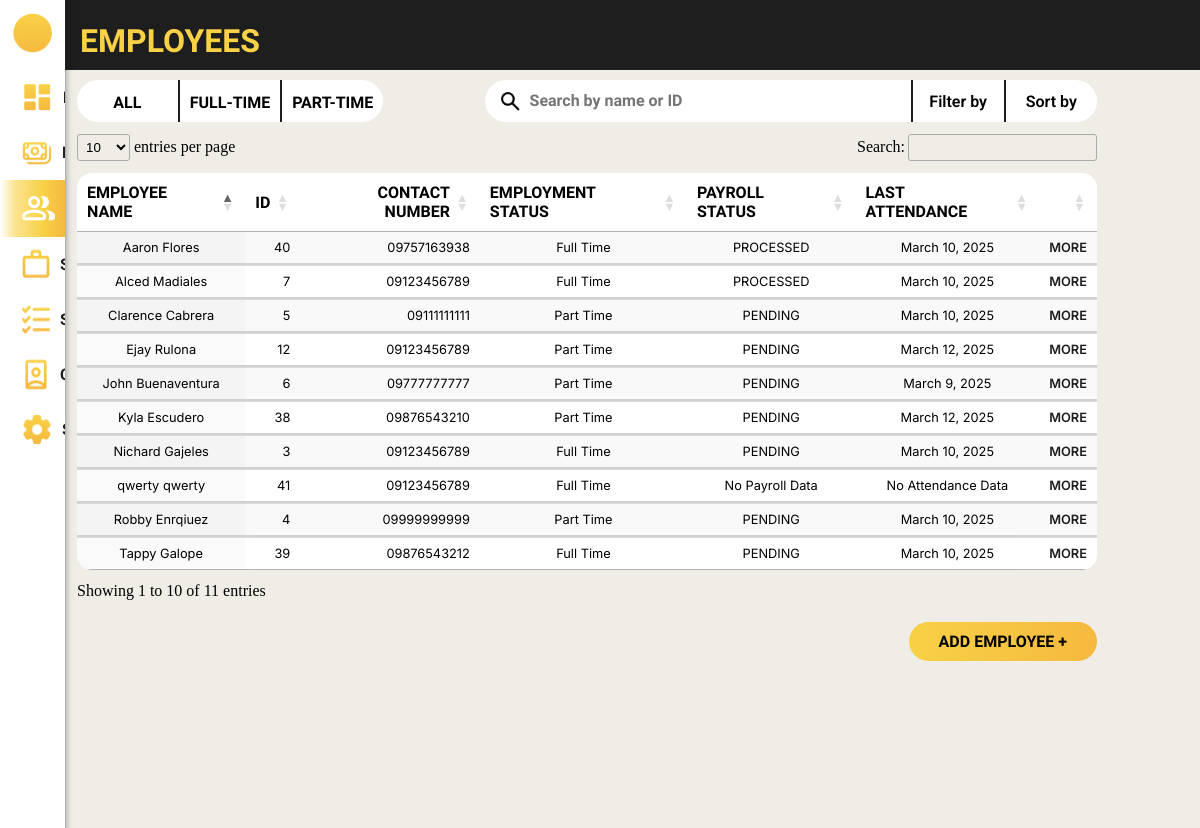
The page /payroll_system/employees/ (signed in) on the database its author committed.
### payroll_system/models.py (models this page shows, shortened)
class Employee(models.Model):
    class Gender(models.TextChoices):
        MALE = 'Male', _('Male')
        FEMALE = 'Female', _('Female')
        OTHERS = 'Others', _('Others')
    class HighestEducation(models.TextChoices):
        GRADESCHOOL = 'Grade School', _('Grade School')
        HIGHSCHOOL = 'High School', _('High School')
        BACHELORS_DEGREE = 'Bachelor\'s Degree', _('Bachelor\'s Degree')
        VOCATIONAL_EDUCATION = 'Vocational Education', _('Vocational Education')
        MASTERS_DEGREE = 'Master\'s Degree', _('Master\'s Degree')
    class EmployeeStatus(models.TextChoices):
        FULLTIME = 'Full Time', _('Full Time')
        PARTTIME = 'Part Time', _('Part Time')
    class ActiveStatus(models.TextChoices):
        ACTIVE = 'Active', _('Active')
        INACTIVE = 'Inactive', _('Inactive')
    employee_id = models.AutoField(primary_key=True)
    first_name = models.CharField(max_length=100, null=False)
    middle_name = models.CharField(max_length=100, null=True, blank=True)
    last_name = models.CharField(max_length=100, null=False)
    gender = models.CharField(max_length=6, choices=Gender.choices, null=False)
    date_of_birth = models.DateField(null=True)
    contact_number = models.CharField(max_length=15, null=True)
    emergency_contact = models.CharField(max_length=15, null=True)
    region = models.CharField(max_length=255, null=False, default='')
    province = models.CharField(max_length=255, null=False, default='')
    municipality = models.CharField(max_length=255, null=False, default='')
    barangay = models.CharField(max_length=255, null=False, default='')
    highest_education = models.CharField(max_length=20, choices=HighestEducation.choices, null=True)
    work_experience = models.CharField(max_length=2083, null=True, blank=True)
    date_of_employment = models.DateField(default=timezone.now)
    days_worked = models.IntegerField(default=0, null=False)
    employee_status = models.CharField(max_length=9, choices=EmployeeStatus.choices, null=True)
    active_status = models.CharField(max_length=8, choices=ActiveStatus.choices, default=ActiveStatus.ACTIVE)
    absences = models.IntegerField(default=0, null=False)
    employee_image = models.ImageField(null=True, blank=True, upload_to='images/')

### payroll_system/views.py (the view, shortened to what this page needs)
# urls.py: path('employees/', views.employees, name='employees'),
@login_required
def employees(request):
    query = request.GET.get('q', '')
    latest_attendance_subquery = (
        Attendance.objects
        .filter(employee_id_fk=OuterRef('pk'))
        .order_by('-date')
        .values('date')[:1]
    )
    latest_payroll_subquery = (
        Payroll.objects
        .filter(employee_id_fk=OuterRef('pk'))
        .order_by('-payment_date')
        .values('payroll_status')[:1]
    )
    employees = Employee.objects.annotate(
        latest_attendance_date=Subquery(latest_attendance_subquery),
        latest_payroll_status=Subquery(latest_payroll_subquery)
    )
    if request.headers.get('X-Requested-With') == 'XMLHttpRequest':
        data = list(employees.values('first_name', 'last_name', 'employee_id', 'contact_number', 'employee_status', 'latest_payroll_status', 'latest_attendance_date'))
        return JsonResponse({'employees': data})
    context = {
        'employees': employees,
        'query': query #new
    }
    return render(request, 'payroll_system/employees.html', context)

### payroll_system/templates/payroll_system/employees.html (shortened to what this page needs)
{% load static %}
<!DOCTYPE html>
<html lang="en">
<head>
    <link rel="stylesheet" href="{% static 'css/template.css' %}">
    <link rel="stylesheet" href="{% static 'css/employees.css' %}">
    <link rel="stylesheet" href="{% static 'css/dataTables.css' %}">
    <link rel="stylesheet" href="https://cdn.datatables.net/responsive/2.4.1/css/responsive.dataTables.min.css">
</head>
<body>
    <div class="body">
        <nav>
            <div class="logo">
                <div class="logo-group">
                    <div class="logo-picture">
                        <img src="{% static 'images/logo_icon.png' %}" alt="">
                    </div>
                </div>
            </div>
            <div class="menu">
                <ul>
                    <li class="menu-object">
                        <a href="{% url 'payroll_system:dashboard' %}">
                            <img src="{% static 'images/dashboard_icon.png' %}" alt="">
                            <div class="link">DASHBOARD</div>
                        </a>
                    </li>
                    <li class="menu-object">
                        <a href="{% url 'payroll_system:payrolls' %}">
                            <img src="{% static 'images/payroll_icon.png' %}" alt="">
                            <div class="link">PAYROLL</div>
                        </a>
                    </li>
                    <li class="menu-object" id="focused">
                        <a href="{% url 'payroll_system:employees' %}">
                            <img src="{% static 'images/employee_icon_focused.png' %}" alt="">
                        </a>
                    </li>
                    <li class="menu-object">
                        <a href="{% url 'payroll_system:services' %}">
                            <img src="{% static 'images/services_icon.png' %}" alt="">
                            <div class="link">SERVICES</div>
                        </a>
                    </li>
                    <li class="menu-object">
                        <a href="">
                            <img src="{% static 'images/status_icon.png' %}" alt="">
                            <div class="link">STATUS</div>
                        </a>
                    </li>
                    <li class="menu-object">
                        <a href="">
                            <img src="{% static 'images/customers_icon.png' %}" alt="">
                            <div class="link">CUSTOMERS</div>
                        </a>
                    </li>
                    <li class="menu-object">
                        <a href="{% url 'payroll_system:settings' %}">
                            <img src="{% static 'images/settings_icon.png' %}" alt="">
                            <div class="link">SETTINGS</div>
                        </a>
                    </li>
                </ul>
            </div>
        </nav>
        <header>
            <h1>EMPLOYEES</h1>
        </header>
        <div class="system_content">
            <div class="container">
                <div class="top">
                    <div class="container_1">
                        <div class="employee_status">
                            <div class="all">
                                <button>
                                    <p>ALL</p>
                                </button>
                            </div>
                            <div class="full-time">
                                <button>
                                    <p>FULL-TIME</p>
                                </button>
                            </div>
                            <div class="part-time">
                                <button>
                                    <p>PART-TIME</p>
                                </button>
                            </div>
                        </div>
                    </div>
                    <div class="container_2">
                        <div class="search_filter" >
                            <div class="search">
                                <form method="get" action="{% url 'payroll_system:payrolls' %}">
                                    <button type="submit"><img src="{% static 'images/search_icon.png' %}" alt="Search"></button>
                                    <input type="text" name="q" placeholder="Search by name or ID" value="{{ query }}">
                                </form>
                            </div>
                            <div class="filter">
                                <button>
                                    <p>Filter by</p>
                                </button>
                            </div>
                            <div class="sort">
                                <button>
                                    <p>Sort by</p>
                                </button>
                            </div>
                        </div>
                    </div>
                </div>
                <div class="table">
                    <table id="myTable" class="display">
                        <thead>
                            <tr>
                                <th>EMPLOYEE NAME</th>
                                <th>ID</th>
                                <th>CONTACT NUMBER</th>
                                <th>EMPLOYMENT STATUS</th>
                                <th>PAYROLL STATUS</th>
                                <th>LAST ATTENDANCE</th>
                                <th></th>
                            </tr>
                        </thead>
                        <tbody>
                            {% for employee in employees %}
                            <tr class="emp1">
                                <td>{{ employee.first_name }} {{ employee.last_name }}</td>
                                <td>{{ employee.employee_id }}</td>
                                <td>{{ employee.contact_number}}</td>
                                <td>{{ employee.employee_status }}</td>
                                <td>
                                    {% if employee.latest_payroll_status %}
                                        {{ employee.latest_payroll_status }}
                                    {% else %}
                                        No Payroll Data
                                    {% endif %}
                                </td>
                                <td>
                                    {% if employee.latest_attendance_date %}
                                        {{ employee.latest_attendance_date }}
                                    {% else %}
                                        No Attendance Data
                                    {% endif %}
                                </td>
                                <td>
                                    <a href="{% url 'payroll_system:employee_profile' employee.employee_id %}">MORE</a>
                                </td>
                            </tr>
                        {% endfor %}
                        </tbody>
                    </table>
                    <div class="button">
                        <a href="{% url 'payroll_system:employee_registration' %}"><button class="addemployeebutton">ADD EMPLOYEE +</button></a>
                    </div>
                </div>
            </div>
        </div>
    </div>
</body>
</html>

### static/css/template.css (style rules this page uses)
html, body { margin: 0; height: 100%; width: 100%; background-color: #EFEDE6; }
.body { height: 100%; width: 100%; display: grid; grid-template-areas: 'nav head head' 'nav main main' 'nav main main'; grid-template-columns: 13% auto 50%; grid-template-rows: 70px auto auto; background-color: #EFEDE6; }
nav { height: 100%; width: 13%; position: fixed; top: 0; left: 0; grid-area: nav; z-index: 10; background-color: white; box-shadow: -5px 5px 10px #1e1e1e; }
nav .logo { height: 70px; display: flex; justify-content: center; align-items: center; }
nav .logo .logo-group { display: flex; overflow: hidden; }
nav .logo .logo-group .logo-picture img { height: 40px; width: auto; object-fit: cover; }
nav .menu { height: fit-content; }
nav .menu ul { list-style-type: none; margin: 0; padding: 0; }
nav .menu ul .menu-object { margin: 0; padding: 10px 20px; overflow: hidden; }
nav .menu ul .menu-object a { text-decoration: none; display: flex; }
nav .menu ul .menu-object a .link { margin: 8px; text-decoration: none; text-align: left; color: #1e1e1e; font-family: 'Roboto'; font-size: 100%; font-weight: 700; }
#focused { background: linear-gradient(89.98deg, rgba(248, 209, 70, 0), rgba(248, 209, 70, 0.6) 23%, #f8d146 66%, #f5b93f); }
header { grid-area: head; z-index: 9; background-color: #1e1e1e; color: #f8d146; font-family: 'League Spartan'; display: flex; justify-content: start; align-items: end; }
header h1 { margin: 10px 15px; font-size: 2rem; }
.system_content { grid-area: main; z-index: 8; background: none; }
@media screen and (max-width: 1335px) { .body { height: 100%; width: 100%; display: grid; grid-template-areas: 'nav head head' 'nav main main' 'nav main main'; grid-template-columns: 65px auto auto; grid-template-rows: 70px auto auto; background-color: #EFEDE6; } }
@media screen and (max-width: 1335px) { nav { height: 100%; width: 65px; position: fixed; top: 0; left: 0; grid-area: nav; z-index: 10; background-color: white; } }

### rows shown on the page
Employee: first_name "Nichard", last_name "Gajeles", employee_id "3", contact_number "09123456789", employee_status "Full Time", latest_payroll_status "PENDING", latest_attendance_date "March 10, 2025"
Employee: first_name "Robby", last_name "Enrqiuez", employee_id "4", contact_number "09999999999", employee_status "Part Time", latest_payroll_status "PENDING", latest_attendance_date "March 10, 2025"
Employee: first_name "Clarence", last_name "Cabrera", employee_id "5", contact_number "09111111111", employee_status "Part Time", latest_payroll_status "PENDING", latest_attendance_date "March 10, 2025"
Employee: first_name "John", last_name "Buenaventura", employee_id "6", contact_number "09777777777", employee_status "Part Time", latest_payroll_status "PENDING", latest_attendance_date "March 9, 2025"
Employee: first_name "Alced", last_name "Madiales", employee_id "7", contact_number "09123456789", employee_status "Full Time", latest_payroll_status "PROCESSED", latest_attendance_date "March 10, 2025"
Employee: first_name "Ejay", last_name "Rulona", employee_id "12", contact_number "09123456789", employee_status "Part Time", latest_payroll_status "PENDING", latest_attendance_date "March 12, 2025"
Employee: first_name "Kyla", last_name "Escudero", employee_id "38", contact_number "09876543210", employee_status "Part Time", latest_payroll_status "PENDING", latest_attendance_date "March 12, 2025"
Employee: first_name "Tappy", last_name "Galope", employee_id "39", contact_number "09876543212", employee_status "Full Time", latest_payroll_status "PENDING", latest_attendance_date "March 10, 2025"
Employee: first_name "Aaron", last_name "Flores", employee_id "40", contact_number "09757163938", employee_status "Full Time", latest_payroll_status "PROCESSED", latest_attendance_date "March 10, 2025"
Employee: first_name "qwerty", last_name "qwerty", employee_id "41", contact_number "09123456789", employee_status "Full Time", shows "No Payroll Data", shows "No Attendance Data"
